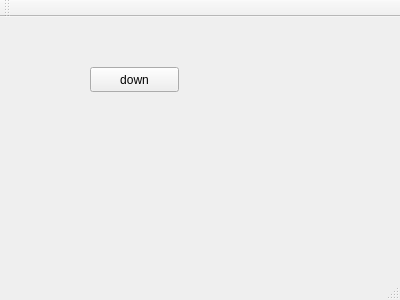
<?xml version="1.0" encoding="UTF-8"?>
<ui version="4.0">
 <class>MainWindow</class>
 <widget class="QMainWindow" name="MainWindow">
  <property name="geometry">
   <rect>
    <x>0</x>
    <y>0</y>
    <width>400</width>
    <height>300</height>
   </rect>
  </property>
  <property name="windowTitle">
   <string>MainWindow</string>
  </property>
  <widget class="QWidget" name="centralWidget">
   <widget class="QPushButton" name="down">
    <property name="geometry">
     <rect>
      <x>90</x>
      <y>50</y>
      <width>89</width>
      <height>25</height>
     </rect>
    </property>
    <property name="text">
     <string>down</string>
    </property>
   </widget>
  </widget>
  <widget class="QMenuBar" name="menuBar">
   <property name="geometry">
    <rect>
     <x>0</x>
     <y>0</y>
     <width>400</width>
     <height>22</height>
    </rect>
   </property>
  </widget>
  <widget class="QToolBar" name="mainToolBar">
   <attribute name="toolBarArea">
    <enum>TopToolBarArea</enum>
   </attribute>
   <attribute name="toolBarBreak">
    <bool>false</bool>
   </attribute>
  </widget>
  <widget class="QStatusBar" name="statusBar"/>
 </widget>
 <layoutdefault spacing="6" margin="11"/>
 <resources/>
 <connections/>
</ui>
